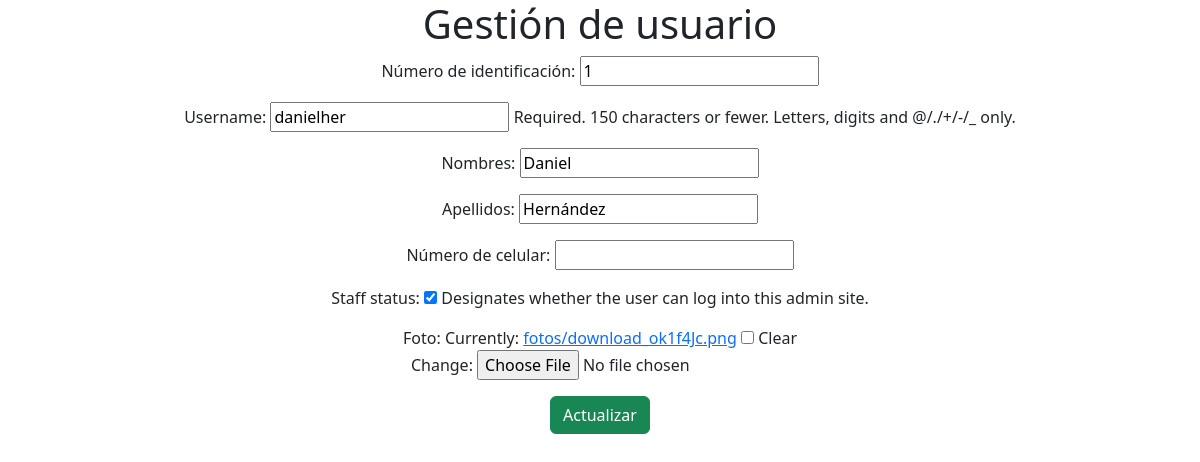
Page /editar_usuario/1 on the committed database.
### apps/usuario/models.py (models this page shows, shortened)
class User(AbstractUser):
    identificacion = models.IntegerField('Número de identificación', primary_key=True)
    nombres = models.CharField('Nombres', max_length=50, blank=True, null=True)
    apellidos = models.CharField('Apellidos', max_length=50, blank=True, null=True)
    celular = models.CharField('Número de celular', max_length=15, blank=True, null=True)
    foto = models.ImageField('Foto', upload_to='fotos', blank=True, null=True)
    REQUIRED_FIELDS = ['nombres', 'apellidos']
    class Meta:
        verbose_name = 'usuario'
        verbose_name_plural = verbose_name

### apps/usuario/views.py (the view)
# urls.py: path('editar_usuario/<int:pk>', UserUpdateView.as_view(), name='editar_usuario'),
class UserUpdateView(UpdateView):
    model = User
    form_class = UserForm
    template_name = "crear_usuario.html"
    success_url = reverse_lazy('usuarios')
    '''def form_valid(self, form):
        if self.request.user.is_staff:
            return super().form_valid(form)
        return redirect('usuarios')'''

### apps/usuario/forms.py
class UserForm(forms.ModelForm):
    class Meta:
        model = User
        fields = ('identificacion', 'username', 'nombres', 'apellidos', 'celular', 'is_staff', 'foto')

### templates/crear_usuario.html (shortened to what this page needs)
{% extends 'turnos.html' %}
{% block body %}
<form method="POST" class="form" enctype="multipart/form-data">{% csrf_token %}
    <h1 class="text-center">Gestión de usuario</h1>
    <div class="text-center">
        {{ form.as_p }}
        {% if form.instance.identificacion %}
            <button type="submit" class="btn btn-success">
                Actualizar
            </button>
        {% else %}
            <button type="submit" class="btn btn-success">
                Crear
            </button>
        {% endif %}
    </div>
</form>
{% endblock body %}

### rows in the picture
User: identificacion "1", username "danielher", nombres "Daniel", apellidos "Hernández", is_staff "☑"
